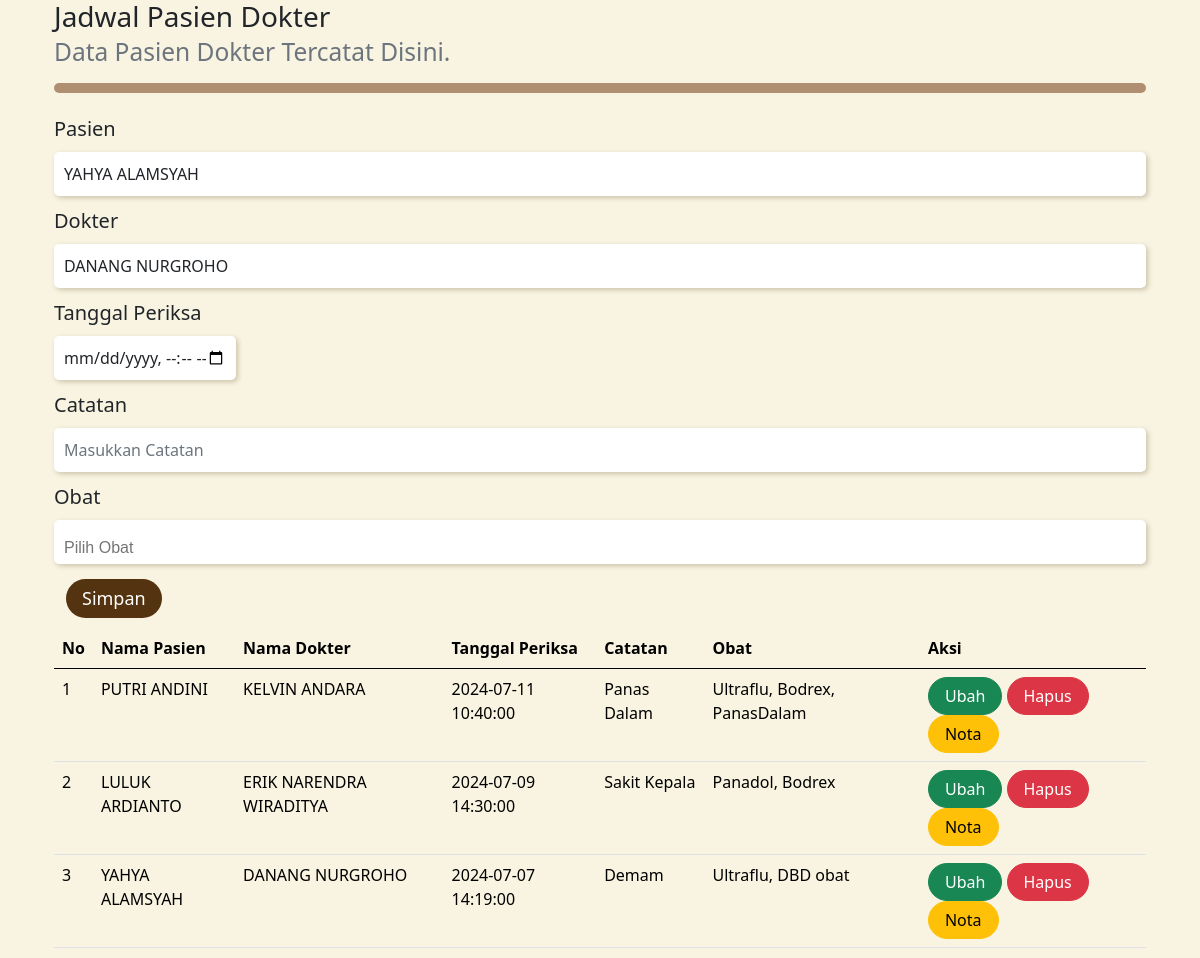
The app's page /periksa.php with its own data.
### tables this page shows
CREATE TABLE `periksa` (
  `id` int(11) NOT NULL,
  `id_pasien` int(11) UNSIGNED NOT NULL,
  `id_dokter` int(11) UNSIGNED NOT NULL,
  `tgl_periksa` datetime NOT NULL,
  `catatan` text NOT NULL
);

CREATE TABLE `pasien` (
  `id` int(11) UNSIGNED NOT NULL,
  `nama` varchar(255) NOT NULL,
  `alamat` varchar(255) NOT NULL,
  `no_hp` varchar(50) NOT NULL
);

CREATE TABLE `dokter` (
  `id` int(11) UNSIGNED NOT NULL,
  `nama` varchar(255) NOT NULL,
  `alamat` varchar(255) NOT NULL,
  `no_hp` varchar(50) NOT NULL
);

### periksa.php (the view, shortened to what this page needs)
<?php
    include_once("koneksi.php");
?>
<!DOCTYPE html>
<html lang="en">
<head>
    <link rel="stylesheet" href="assets/css/bootstrap.css">
    <link href="https://cdn.jsdelivr.net/npm/bootstrap@5.0.2/dist/css/bootstrap.min.css"
    rel="stylesheet"
>
    <link href="https://cdn.jsdelivr.net/npm/select2@4.1.0-rc.0/dist/css/select2.min.css" rel="stylesheet" />
</head>
<body>
  <div class="container">
    <h3>
      <br>
      <small class="text-muted">
        Data Pasien Dokter Tercatat Disini.
      </small>
    </h3>
    <hr class="garis">
    <form class="form row" method="POST" action="" name="myForm" onsubmit="return(validate());">
      <?php
        $id_pasien = '';
        $id_dokter = '';
        $tgl_periksa = '';
        $catatan = '';
      ?>
      <div class="form-group mx-sm-3 mb-2">
        <label for="inputPasien" class="sr-only form-label">Pasien</label>
        <select class="form-control" name="id_pasien">
        <?php
          $pasien = mysqli_query($mysqli, "SELECT * FROM pasien");
          while ($data = mysqli_fetch_array($pasien)) {
            $selected = ($data['id'] == $id_pasien) ? 'selected="selected"' : '';
        ?>
            <option value="<?php echo $data['id'] ?>" <?php echo $selected ?>><?php echo $data['nama'] ?></option>
          <?php
          }
          ?>
        </select>
      </div>
      <div class="form-group mx-sm-3 mb-2">
        <label for="inputDokter" class="sr-only form-label">Dokter</label>
        <select class="form-control" name="id_dokter">
        <?php
          $dokter = mysqli_query($mysqli, "SELECT * FROM dokter");
          while ($data = mysqli_fetch_array($dokter)) {
            $selected = ($data['id'] == $id_dokter) ? 'selected="selected"' : '';
        ?>
            <option value="<?php echo $data['id'] ?>" <?php echo $selected ?>><?php echo $data['nama'] ?></option>
          <?php
          }
          ?>
        </select>
      </div>
      <div class="form-group col-2 mx-sm-3 mb-2">
        <label for="inputTglPeriksa" class="sr-only form-label">Tanggal Periksa</label>
        <input type="datetime-local" class="form-control" name="tgl_periksa" id="inputTglPeriksa" value="<?php echo $tgl_periksa ?>">
      </div>
      <div class="form-group mx-sm-3 mb-2">
        <label for="inputCatatan" class="sr-only form-label">Catatan</label>
        <input type="text" class="form-control" name="catatan" id="inputCatatan" placeholder="Masukkan Catatan" value="<?php echo $catatan ?>">
      </div>
      <div class="form-group mx-sm-3 mb-2">
        <label for="inputObat" class="sr-only form-label">Obat</label>
      </div>
      <div class="col">
        <button type="submit" class="btn btn-primary rounded-pill px-3" name="simpan">Simpan</button>
      </div>
    </form>
    <table class="table table-hover">
      <thead>
        <tr>
            <th scope="col">No</th>
            <th scope="col">Nama Pasien</th>
            <th scope="col">Nama Dokter</th>
            <th scope="col">Tanggal Periksa</th>
            <th scope="col">Catatan</th>
            <th scope="col">Obat</th>
            <th scope="col">Aksi</th>
        </tr>
      </thead>
      <tbody>
      <?php
        $result = mysqli_query($mysqli, "SELECT pr.*,d.nama as 'nama_dokter', p.nama as 'nama_pasien' FROM periksa pr LEFT JOIN dokter d ON (pr.id_dokter=d.id) LEFT JOIN pasien p ON (pr.id_pasien=p.id) ORDER BY pr.tgl_periksa DESC");
        $no = 1;
        while ($data = mysqli_fetch_array($result)) {
          $id_periksa = $data['id'];
      ?>
          <tr>
            <td><?php echo $no++ ?></td>
            <td><?php echo $data['nama_pasien'] ?></td>
            <td><?php echo $data['nama_dokter'] ?></td>
            <td><?php echo $data['tgl_periksa'] ?></td>
            <td><?php echo $data['catatan'] ?></td>
            <td>
            <?php
              $result_obat = mysqli_query($mysqli, "SELECT o.nama_obat FROM detail_periksa dp JOIN obat o ON dp.id_obat = o.id WHERE dp.id_periksa = '$id_periksa'");
              $obat_list = [];
              while ($obat_data = mysqli_fetch_array($result_obat)) {
                $obat_list[] = $obat_data['nama_obat'];
              }
              echo implode(', ', $obat_list);
            ?>
            </td>
            <td>
              <a class="btn btn-success rounded-pill px-3" href="index.php?page=periksa&id=<?php echo $data['id'] ?>">Ubah</a>
              <a class="btn btn-danger rounded-pill px-3" href="index.php?page=periksa&id=<?php echo $data['id'] ?>&aksi=hapus">Hapus</a>
              <a class="btn btn-warning rounded-pill px-3" href="index.php?page=invoice&id=<?php echo $data['id'] ?>">Nota</a>
            </td>
          </tr>
      <?php
        }
      ?>
      </tbody>
    </table>
  </div>
</body>
</html>

### periksa.php (style rules this page uses)
body { background: #F8F4E1; }
.garis { border: 5px solid #AF8F6F; border-radius: 5px; opacity: 1; }
.table { margin: 10px 0; }

### records on screen
periksa: id_pasien.nama "PUTRI ANDINI", id_dokter.nama "KELVIN ANDARA", tgl_periksa "2024-07-11 10:40:00", catatan "Panas Dalam", obat_list "Ultraflu, Bodrex, PanasDalam"
periksa: id_pasien.nama "LULUK ARDIANTO", id_dokter.nama "ERIK NARENDRA WIRADITYA", tgl_periksa "2024-07-09 14:30:00", catatan "Sakit Kepala", obat_list "Panadol, Bodrex"
periksa: id_pasien.nama "YAHYA ALAMSYAH", id_dokter.nama "DANANG NURGROHO", tgl_periksa "2024-07-07 14:19:00", catatan "Demam", obat_list "Ultraflu, DBD obat"

### other values on screen
form field id_pasien "YAHYA ALAMSYAH"
form field id_dokter "DANANG NURGROHO"
